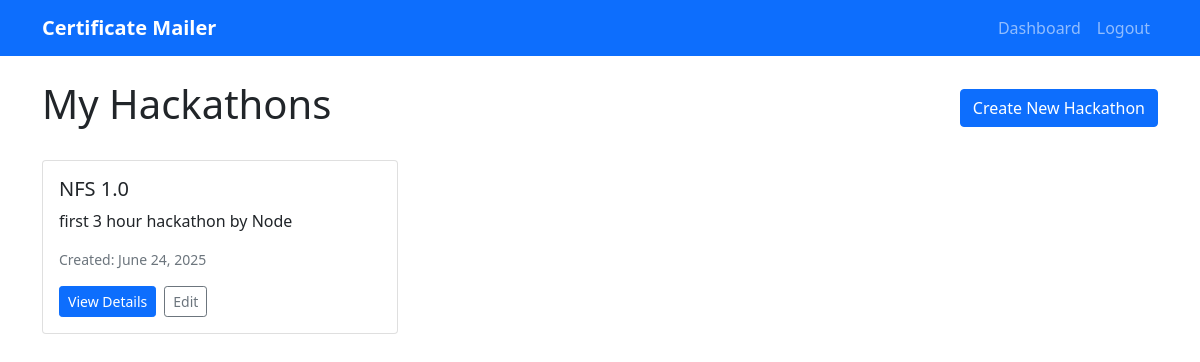
/hackathons (signed in), run on an earlier commit of the app's database.
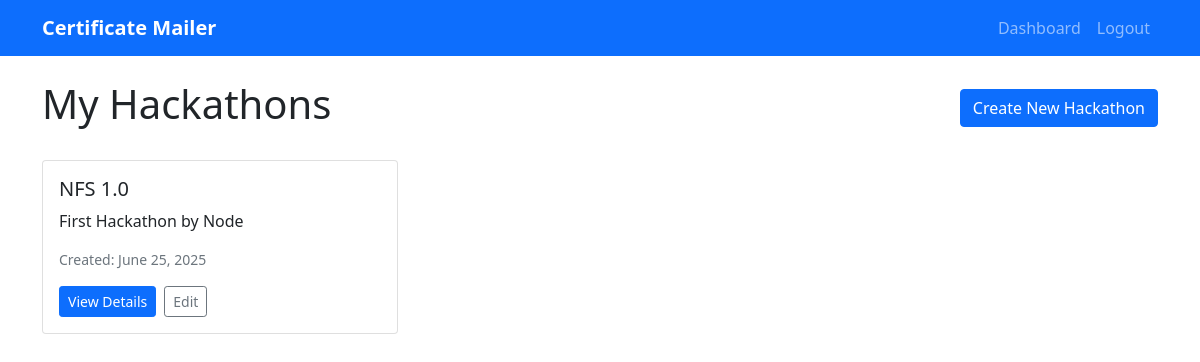
And on a later commit of the database.
### models.py (models this page shows)
class Hackathon(db.Model):
    id = db.Column(db.Integer, primary_key=True)
    name = db.Column(db.String(100), nullable=False)
    description = db.Column(db.Text)
    created_at = db.Column(db.DateTime, default=datetime.utcnow)
    user_id = db.Column(db.Integer, db.ForeignKey('user.id'), nullable=False)
    certificate_templates = db.relationship('CertificateTemplate', backref='hackathon', lazy=True)
    participants = db.relationship('Participant', backref='hackathon', lazy=True)

### blueprints/hackathon/routes.py (the view)
@hackathon_bp.route('/hackathons')
@login_required
def list_hackathons(current_user):
    hackathons = Hackathon.query.filter_by(user_id=current_user.id).order_by(Hackathon.created_at.desc()).all()
    return render_template('hackathon/list.html', hackathons=hackathons, user=current_user)

### templates/hackathon/list.html (shortened to what this page needs)
{% extends "base.html" %}
{% block content %}
<div class="d-flex justify-content-between align-items-center mb-4">
    <h1>My Hackathons</h1>
    <a href="{{ url_for('hackathon.create_hackathon') }}" class="btn btn-primary">
         Create New Hackathon
    </a>
</div>
{% if hackathons %}
    <div class="row">
        {% for hackathon in hackathons %}
        <div class="col-md-6 col-lg-4 mb-4">
            <div class="card">
                <div class="card-body">
                    <h5 class="card-title">{{ hackathon.name }}</h5>
                    <p class="card-text">
                        {% if hackathon.description %}
                            {{ hackathon.description[:100] }}{% if hackathon.description|length > 100 %}...{% endif %}
                        {% else %}
                            <em>No description</em>
                        {% endif %}
                    </p>
                    <p class="text-muted small">
                        Created: {{ hackathon.created_at.strftime('%B %d, %Y') }}
                    </p>
                    <div class="d-flex gap-2">
                        <a href="{{ url_for('hackathon.hackathon_detail', id=hackathon.id) }}"
                           class="btn btn-primary btn-sm">View Details</a>
                        <a href="{{ url_for('hackathon.edit_hackathon', id=hackathon.id) }}"
                           class="btn btn-outline-secondary btn-sm">Edit</a>
                    </div>
                </div>
            </div>
        </div>
        {% endfor %}
    </div>
{% endif %}
{% endblock %}

What changed in the data, as far as the page shows it:
changed Hackathon "NFS 1.0": description "first 3 hour hackathon by Node" → "First Hackathon by Node"; created_at "June 24, 2025" → "June 25, 2025"
